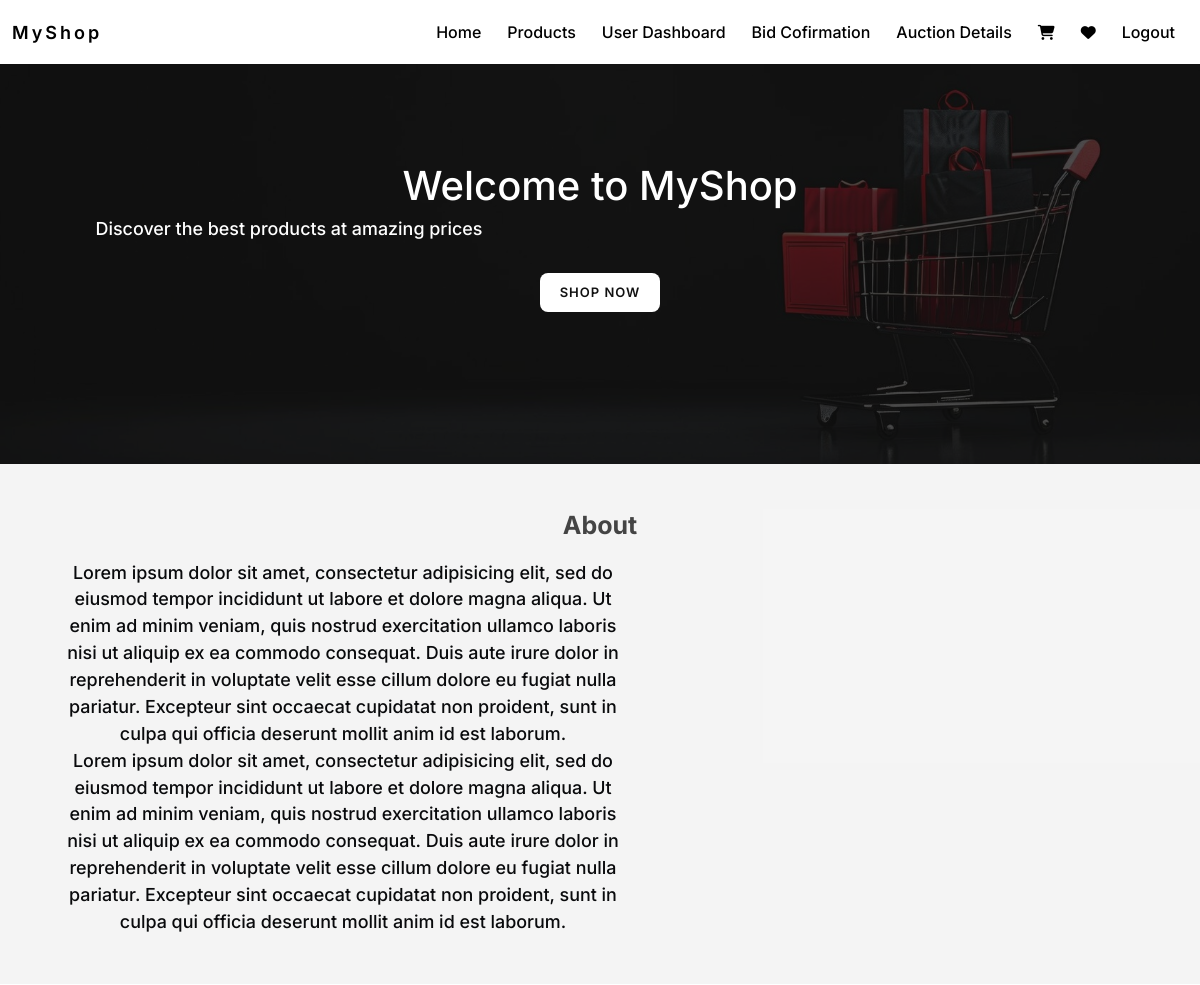
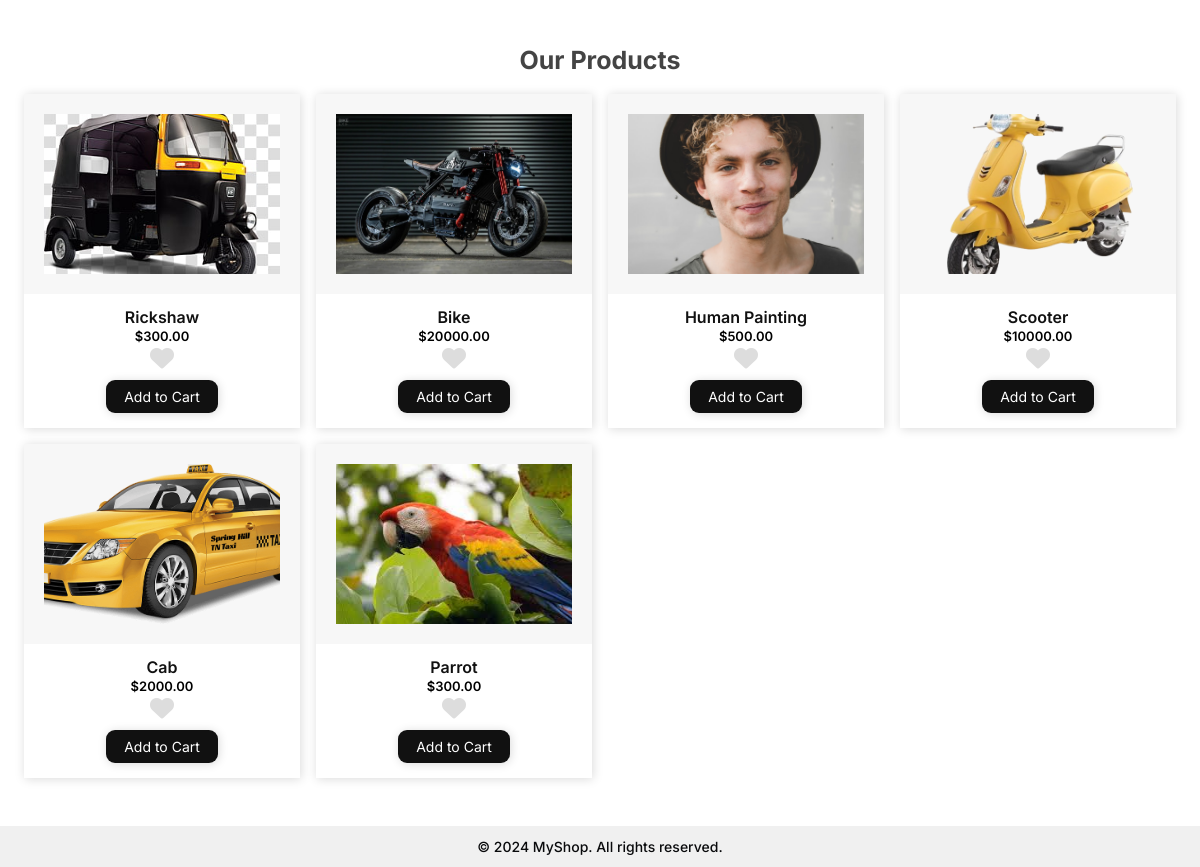
/bids/ (signed in), run on the app's committed database (2 pictures, top to bottom).
### bids/models.py (models this page shows, shortened)
class Product(models.Model):
    name = models.CharField(max_length=200)
    description = models.TextField()
    starting_price = models.DecimalField(max_digits=10, decimal_places=2)
    current_price = models.DecimalField(max_digits=10, decimal_places=2, blank=True, null=True)
    auction_start_time = models.DateTimeField()
    auction_end_time = models.DateTimeField()
    image = models.ImageField(upload_to='product_images/', null=True, blank=True)
    video = models.FileField(upload_to='product_videos/', null=True, blank=True)
    owner = models.ForeignKey(CustomUser, on_delete=models.SET_NULL, null=True, blank=True)

### bids/views.py (the view)
# urls.py: path('', views.index, name='index'),
def index(request):
    user_id = request.session.get('user_id')
    now = timezone.now()
    if not user_id:
        messages.error(request, 'You need to log in first.')
        return redirect('users:login')
    try:
        products = Product.objects.filter(
            auction_end_time__gt=now  # Exclude products with ended auctions
        )
        return render(request, 'index.html',{'products': products})
    except Exception as e:
        messages.error(request, f"Error loading homepage: {str(e)}")
        return render(request, 'index.html')

### bids/templates/index.html
{% extends 'base.html' %}
{% block content %}
<div class="Banner">
    <div class="BannerContent">
        <h1>Welcome to MyShop</h1>
    <p>Discover the best products at amazing prices</p>
    <a href="Product.html" class="ShopNow">Shop Now</a>
    </div>
</div>
<div class="Info py-5">
    <div class="container">
        <div class="row">
            <h2 class="Title text-center">About</h2>
            <div class="col-12">
                <p class="text-center">
                   Lorem ipsum dolor sit amet, consectetur adipisicing elit, sed do eiusmod
                   tempor incididunt ut labore et dolore magna aliqua. Ut enim ad minim veniam,
                   quis nostrud exercitation ullamco laboris nisi ut aliquip ex ea commodo
                   consequat. Duis aute irure dolor in reprehenderit in voluptate velit esse
                   cillum dolore eu fugiat nulla pariatur. Excepteur sint occaecat cupidatat non
                   proident, sunt in culpa qui officia deserunt mollit anim id est laborum.
                </p>
                <p class="text-center">
                   Lorem ipsum dolor sit amet, consectetur adipisicing elit, sed do eiusmod
                   tempor incididunt ut labore et dolore magna aliqua. Ut enim ad minim veniam,
                   quis nostrud exercitation ullamco laboris nisi ut aliquip ex ea commodo
                   consequat. Duis aute irure dolor in reprehenderit in voluptate velit esse
                   cillum dolore eu fugiat nulla pariatur. Excepteur sint occaecat cupidatat non
                   proident, sunt in culpa qui officia deserunt mollit anim id est laborum.
                </p>
            </div>
        </div>
    </div>
</div>
<div class="ProductList">
    <div class="container py-5">
    <h2 class="Title text-center">Our Products</h2>
    <div class="row g-3">
        {% for product in products %}
                <div class="col-xl-3 col-lg-4 col-sm-6">
                    <div class="CardBox">
                        <a href="{% url 'bids:product_detail' product.id %}">
                            {% if product.image %}
                        <img src="{{ product.image.url }}" class="card-img-top" alt="Product 3" />
                        {% endif %}
                        <div class="card-body text-center">
                            <h5 class="card-title">{{ product.name }}</h5>
                            <p class="card-text">${{ product.starting_price }}</p>
                            <a href="javascript:void(0)"><i class="fa fa-heart"></i></a>
                            <a href="javascript:void(0)" class="AddToCart">Add to Cart</a>
                        </div>
                        </a>
                    </div>
            </div>
            {% empty %}
        <p>No products found.</p>
        {% endfor %}
</div>
</div>
{% endblock %}

### bids/templates/base.html (shortened to what this page needs)
<!DOCTYPE html>
    <html lang="en">
    {% load static %}
    <head>
        <link rel="stylesheet" href="https://cdnjs.cloudflare.com/ajax/libs/font-awesome/6.6.0/css/all.min.css" />
        <link href="https://cdn.jsdelivr.net/npm/bootstrap@5.3.0-alpha3/dist/css/bootstrap.min.css" rel="stylesheet">
        <link rel="stylesheet" href="{% static "css/style.css" %} ">
        <link rel="stylesheet" href="{% static "css/media.css" %}">
        <link rel="stylesheet" href="{% static "css/ProductDetails.css" %} ">
    </head>
    <body>
        <div class="Header">
            <nav class="navbar navbar-expand-lg">
                <div class="container-fluid">
                    <a class="navbar-brand" href="{% url 'bids:index' %}">MyShop</a>
                    <div class="collapse navbar-collapse" id="navbarNav">
                        <ul class="navbar-nav ms-auto">
                            {% if request.session.user_id %}
                            <li class="nav-item">
                                <a class="nav-link" href="{% url 'bids:index' %}">Home</a>
                            </li>
                            <li class="nav-item">
                                <a class="nav-link" href="{% url 'bids:product_list' %}">Products</a>
                            </li>
                            <li class="nav-item">
                                <a class="nav-link" href="{% url 'bids:dashboard' %}">User Dashboard</a>
                            </li>
                            <li class="nav-item">
                                <a class="nav-link" href="{% url 'bids:bid_confirmation' %}">Bid Cofirmation</a>
                            </li>
                            <li class="nav-item">
                                <a class="nav-link" href="{% url 'bids:auction_details' %}">Auction Details</a>
                            </li>
                             <li class="nav-item">
                                <a class="nav-link" href="">
                                    <i class="fa fa-shopping-cart"></i>
                                </a>
                            </li>
                              <li class="nav-item">
                                <a class="nav-link" href="">
                                    <i class="fa fa-heart"></i>
                                </a>
                            </li>
                            <li class="nav-item">
                                <a class="nav-link" href="{% url 'users:logout' %}">Logout</a>
                            </li>
                            {% endif %}
                        </ul>
                    </div>
                </div>
            </nav>
        </div>
        {% block content %}
        {% endblock %}
    <div class="footer">
        <footer>
            <p>&copy; 2024 MyShop. All rights reserved.</p>
        </footer>
        </div
        </body>
        </html>

### static/css/style.css (style rules this page uses)
body { margin: 0; padding: 0; box-sizing: border-box; font-family: "Poppins", sans-serif; }
p { margin-top: 0;margin-bottom: 1rem;font-weight: 500;line-height: 24px;margin: 0; }
.Title { color: #444444; font-weight: 700; font-size: 25px; margin-bottom: 20px; }
.AddToCart { background:#111;padding: 6px 18px;text-align: center;text-decoration: none;border-radius: 9px;color: #fff;box-shadow: 1px 1px 10px rgb(0 0 0 / 15%);font-size: 14px;display: block;width: max-content;margin: auto;margin-top: 5px; }
.Header { background: #ffffff;box-shadow: 1px 1px 10px rgb(0 0 0 / 15%); }
.Header .navbar-brand { color: #000000;font-weight: 600;letter-spacing: 3px;font-size: 18px; }
.Header a.nav-link { color: #000000;font-size: 16px;font-weight: 500;padding: 0; }
.Header .nav-item { padding: 5px 5px; }
.Header i { font-size:15px; }
.Banner { background-image: url(../img/banner.jpg); height: 400px; width: 100%; position: relative; background-repeat: no-repeat; background-size: cover; }
.Banner:before { content: ""; position: absolute; left: 0; top: 0; height: 100%; width: 100%; background: #111111bd; z-index:1; }
.BannerContent { position:relative;z-index:1;color:#fff;text-align:center;padding: 100px 0 40px; }
.ShopNow { background: #fff; padding: 10px 20px; text-decoration: none; font-size: 13px; border-radius: 8px; color: #111111; font-weight: 600; text-transform: uppercase; letter-spacing: 1px; display: block; width: max-content; margin: auto; margin-top: 30px!important; }
.ProductList .CardBox .card-body { padding: 15px 0;background: #fff; }
.ProductList .CardBox img { height: 200px;width: 100%;margin: auto;display: block;object-fit: cover;padding: 20px; }
.ProductList .CardBox { position:relative;background: #3535350a;box-shadow: 1px 1px 10px rgb(0 0 0 / 15%); }
.ProductList .CardBox i { color:#ddd; }
.ProductList .CardBox a { text-decoration:none; }
.ProductList .CardBox .card-title { font-size: 16px; color: #111111; font-weight: 600; }
.ProductList .CardBox .card-text { color: #000000; font-size: 13px; font-weight: 600; }
footer { font-size: 14px;padding: 10px 40px;text-align: center!important;background: #f0f0f0;text-align:center; }
footer p { margin: 0;text-align:center;display: block;margin: auto; }
.Info { background: #f3f3f3dd; padding: 0 30px; }
.card-title { color: #fff; font-size: 17px; margin: 0; }

### data on the page
Product: image (picture), name "Rickshaw", starting_price "300.00"
Product: image (picture), name "Bike", starting_price "20000.00"
Product: image (picture), name "Human Painting", starting_price "500.00"
Product: image (picture), name "Scooter", starting_price "10000.00"
Product: image (picture), name "Cab", starting_price "2000.00"
Product: image (picture), name "Parrot", starting_price "300.00"
